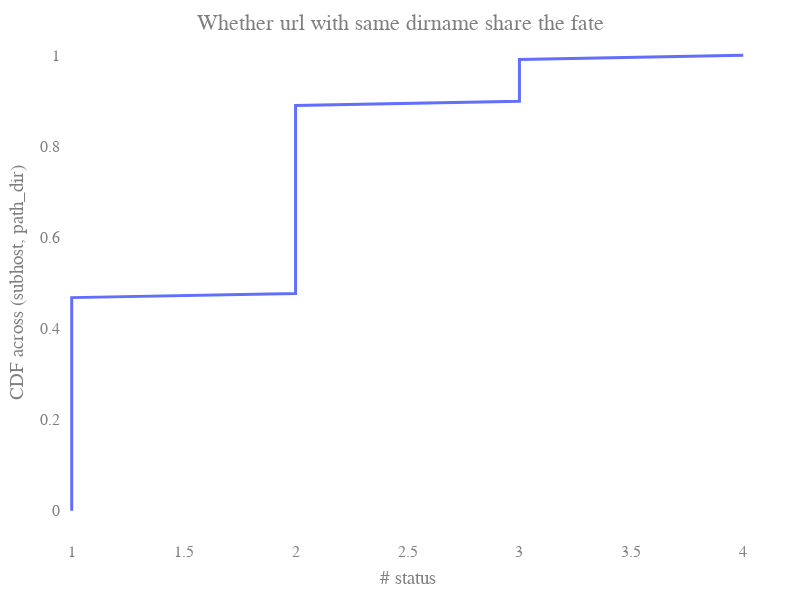

Here is the notebook cell this chart was saved with:
### Markdown cell above
#### For definite reconsturcted urls, what are their same path urls' fate?

### Code cell
host_extractor = url_utils.HostExtractor()
years = [1999, 2004, 2009, 2014, 2019]
headers = ['45xx']
filters = [re.compile("^[45xx]")]
df = pd.DataFrame({})
status, count = [], 0
fate = {}
for year in years:
    year_dict = {'year': [year]}
    for h, f in zip(headers, filters):
        match = db.url_broken.aggregate([
            {"$match": {"status": f, "year": year}},
            {"$lookup": {
                "from": "search_meta",
                "let": {"id": "$_id"},
                "pipeline": [
                    {"$match": {"usage": "represent", "similarity": {"$gte": 0.8}}},
                    {"$match": {"$expr": {"$and": [
                        {"$eq": ["$url", "$$id"]}
                    ]}}}
                ],
                "as": "searched"
            }},
            {"$match": {"searched.0": {"$exists": True}}},
            {"$unwind": "$searched"},
            {"$project": {"searched_url": "$searched.searched_url", "similairty": "$searched.similarity", "year": True, "status": True}}
        ])
        match = list(match)
        for url in match:
            orig_host = host_extractor.extract(url['_id'])
            search_host = host_extractor.extract(url['searched_url'])
            if orig_host == search_host:
                count += 1
                path = urlparse(url['_id']).path
                if path == '': path += '/'
                elif path[-1] == '/' and path != '/': path = path[:-1]
                dirr = os.path.dirname(path)
                same_path = list(db.url_status_implicit_broken.find({"_id": re.compile(dirr), "hostname": orig_host, 'year': year}))
                for i in range(len(same_path)):
                    if same_path[i]['url'] == url['_id']: same_path[i]['searched_url'] = url['searched_url']
                if len(same_path) >= 2:
                    status.append(len(set([url_utils.status_categories(sp['status'], '') for sp in same_path])))
                    fate['{}|{}'.format(orig_host, path)] = same_path
        print(len(status))
print(len(status), count)
json.dump(fate, open('tmp/searched_45xx_path_fate.json', 'w+'))
plotly_utils.plot_CDF(pd.DataFrame({'num': status}), xtitle='# status', ytitle='CDF across (subhost, path_dir)',\
                      title='Whether url with same dirname share the fate')

### Figure 1 — Plotly figure (JSON) as saved in the notebook; plotly's stock layout.template omitted (floating-point values rounded to 4 significant figures)
{"data": [{"line": {"width": 3}, "mode": "lines", "name": "num", "type": "scatter", "x": [1, 1, 1, 1, 1, 1, 1, 1, 1, 1, 1, 1, 1, 1, 1, 1, 1, 1, 1, 1, 1, 1, 1, 1, 1, 1, 1, 1, 1, 1, 1, 1, 1, 1, 1, 1, 1, 1, 1, 1, 1, 1, 1, 1, 1, 1, 1, 1, 1, 1, 1, 1, 2, 2, 2, 2, 2, 2, 2, 2, 2, 2, 2, 2, 2, 2, 2, 2, 2, 2, 2, 2, 2, 2, 2, 2, 2, 2, 2, 2, 2, 2, 2, 2, 2, 2, 2, 2, 2, 2, 2, 2, 2, 2, 2, 2, 2, 2, 3, 3, 3, 3, 3, 3, 3, 3, 3, 3, 3, 4], "y": [0, 0.009174, 0.01835, 0.02752, 0.0367, 0.04587, 0.05505, 0.06422, 0.07339, 0.08257, 0.09174, 0.1009, 0.1101, 0.1193, 0.1284, 0.1376, 0.1468, 0.156, 0.1651, 0.1743, 0.1835, 0.1927, 0.2018, 0.211, 0.2202, 0.2294, 0.2385, 0.2477, 0.2569, 0.2661, 0.2752, 0.2844, 0.2936, 0.3028, 0.3119, 0.3211, 0.3303, 0.3394, 0.3486, 0.3578, 0.367, 0.3761, 0.3853, 0.3945, 0.4037, 0.4128, 0.422, 0.4312, 0.4404, 0.4495, 0.4587, 0.4679, 0.4771, 0.4862, 0.4954, 0.5046, 0.5138, 0.5229, 0.5321, 0.5413, 0.5505, 0.5596, 0.5688, 0.578, 0.5872, 0.5963, 0.6055, 0.6147, 0.6239, 0.633, 0.6422, 0.6514, 0.6606, 0.6697, 0.6789, 0.6881, 0.6972, 0.7064, 0.7156, 0.7248, 0.7339, 0.7431, 0.7523, 0.7615, 0.7706, 0.7798, 0.789, 0.7982, 0.8073, 0.8165, 0.8257, 0.8349, 0.844, 0.8532, 0.8624, 0.8716, 0.8807, 0.8899, 0.8991, 0.9083, 0.9174, 0.9266, 0.9358, 0.945, 0.9541, 0.9633, 0.9725, 0.9817, 0.9908, 1]}], "layout": {"autosize": false, "font": {"color": "#7f7f7f", "family": "Time New Roman", "size": 16}, "height": 600, "margin": {"b": 50, "l": 50, "pad": 4, "r": 50, "t": 30}, "plot_bgcolor": "rgba(0, 0, 0, 0)", "title": {"text": "Whether url with same dirname share the fate", "x": 0.5, "yanchor": "top"}, "width": 800, "xaxis": {"range": [0.97, 4.03], "title": {"text": "# status"}, "type": "linear"}, "yaxis": {"autorange": true, "range": [-0.05556, 1.056], "title": {"text": "CDF across (subhost, path_dir)"}, "type": "linear"}}}
